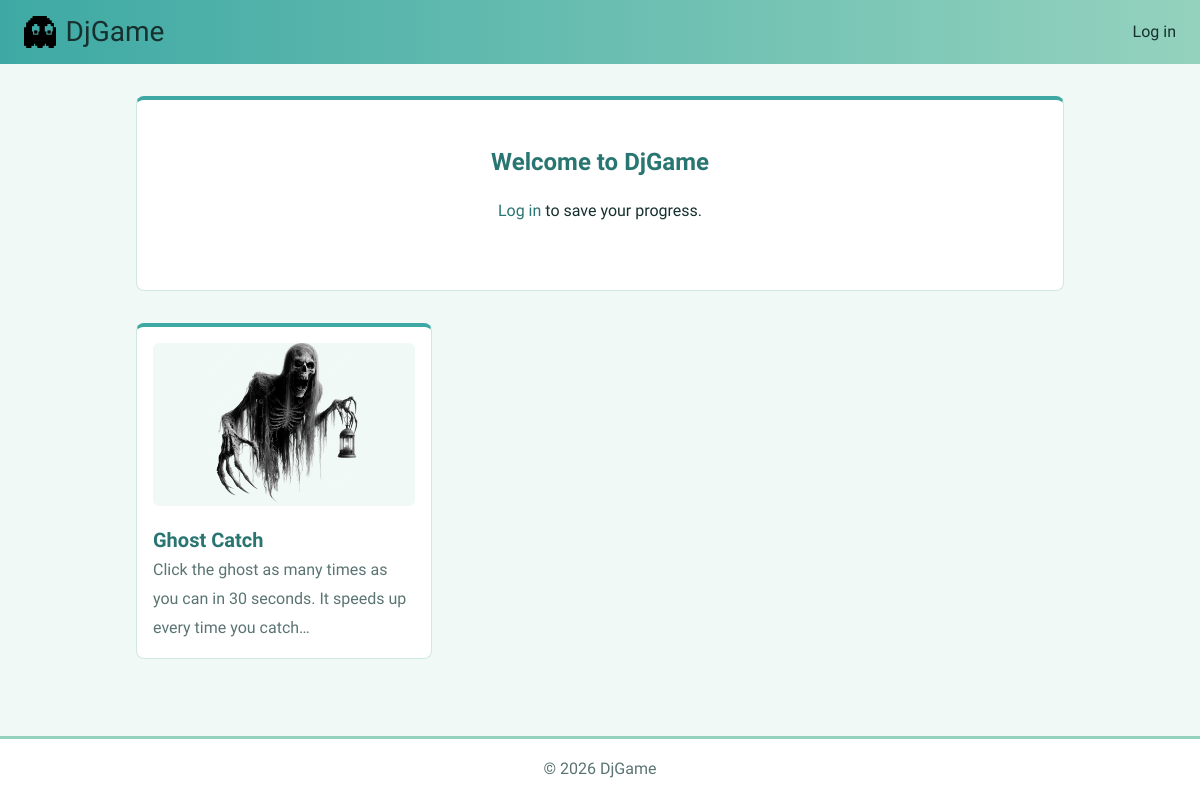
Before: / with the older database file.
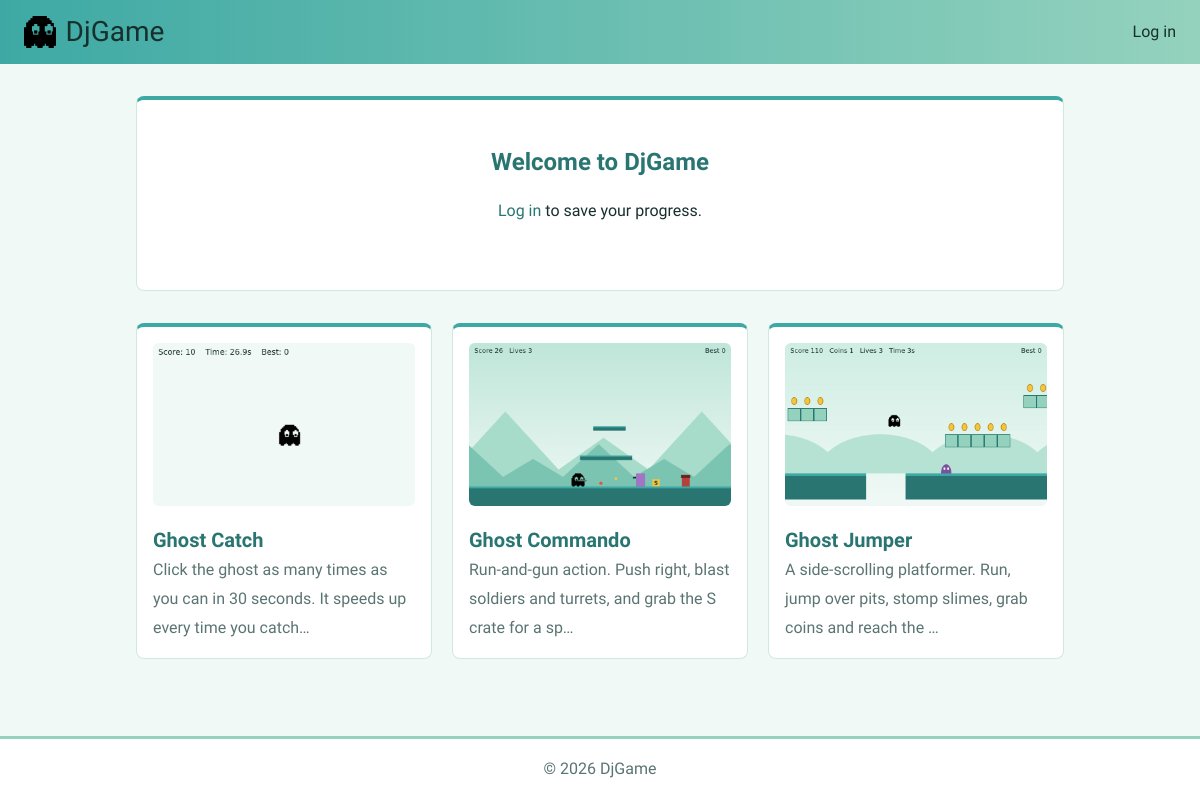
After: the same page with the newer database file.
### djgame/apps/game/models/game.py (models this page shows, shortened)
class Game(ModelAbstractBase):
    slug = models.SlugField(
        unique=True,
        help_text="Used in the URL: /games/<slug>/"
    )
    title = models.CharField(
        max_length=100
    )
    description = models.TextField(
        blank=True
    )
    thumbnail = models.FileField(
        upload_to='game/thumbnails/',
        blank=True,
        validators=[FileExtensionValidator(['png', 'jpg', 'jpeg', 'gif', 'webp'])],
        help_text="Thumbnail image (PNG, JPG, GIF or WebP)"
    )
    code = models.TextField(
        help_text=(
            'JavaScript for the game. Draw on DjGame.canvas; '
            'use await DjGame.load() and DjGame.save(state) for progress.'
        )
    )
    is_active = models.BooleanField(
        default=True,
        help_text="Only active games are listed and playable"
    )
    class Meta:
        ordering = ['title']

### djgame/apps/game/api/views/index.py (the view)
class IndexView(ListView):
    template_name = 'game/index.html'
    context_object_name = 'games'
    queryset = Game.objects.filter(is_active=True).defer('code')

### djgame/apps/game/templates/game/index.html (shortened to what this page needs)
{% extends 'base.html' %}
{% load static %}
{% block content %}
    <section class="hero">
        <h1>Welcome to DjGame</h1>
        {% if user.is_authenticated %}
            <p>Ready to play, {{ user.username }}?</p>
        {% else %}
            <p><a href="{% url 'account:login' %}">Log in</a> to save your progress.</p>
        {% endif %}
    </section>
    {% static 'assets/ghost.png' as default_thumbnail %}
    <section class="game-grid">
        {% for game in games %}
            <a href="{% url 'game:play' game.slug %}" class="game-card">
                <img src="{% if game.thumbnail %}{{ game.thumbnail.url }}{% else %}{{ default_thumbnail }}{% endif %}" alt="" loading="lazy">
                <h2>{{ game.title }}</h2>
                {% if game.description %}
                    <p>{{ game.description|truncatechars:90 }}</p>
                {% endif %}
            </a>
        {% empty %}
            <p class="muted">No games yet. Add one in the admin.</p>
        {% endfor %}
    </section>
{% endblock %}

### templates/base.html (shortened to what this page needs)
{% load static %}
<!DOCTYPE html>
<html lang="en">
<head>
    <link rel="stylesheet" href="{% static 'css/style.css' %}">
</head>
<body>
    <header class="navbar">
        <a href="{% url 'game:index' %}" class="brand">
            <img src="{% static 'assets/ghost.png' %}" alt="" class="logo" width="32" height="32">
            <span>DjGame</span>
        </a>
        <nav>
            {% if user.is_authenticated %}
                <a href="{% url 'account:profile' %}">Hi, {{ user.username }}</a>
                {% if user.is_staff %}
                    <a href="{% url 'admin:index' %}">Admin Panel</a>
                {% endif %}
                <form method="post" action="{% url 'account:logout' %}" class="inline-form">
                    {% csrf_token %}
                    <button type="submit" class="link-button">Log out</button>
                </form>
            {% else %}
                <a href="{% url 'account:login' %}">Log in</a>
            {% endif %}
        </nav>
    </header>
    <main class="container">
        {% block content %}{% endblock %}
    </main>
    <footer class="footer">
        <p>&copy; {% now "Y" %} DjGame</p>
    </footer>
</body>
</html>

### static/css/style.css (style rules this page uses)
:root { --primary: #3ea9a4; --secondary: #94d2bd; --primary-dark: #287571; --primary-darker: #1f5c59; --bg: #f1f9f6; --surface: #ffffff; --text: #16302e; --muted: #5a7472; --border: #cfe9e0; --danger: #dc2626; --warning: #d97706; --font-display: "Bitcount Ink", system-ui, sans-serif; --font-body: "Playwrite CA Guides", system-ui, sans-serif; }
* { box-sizing: border-box; }
body { margin: 0; min-height: 100vh; display: flex; flex-direction: column; font-family: var(--font-body); line-height: 1.8; background: var(--bg); color: var(--text); }
a { color: var(--primary-dark); text-decoration: none; }
h1, h2, h3 { font-family: var(--font-display); font-weight: 600; font-palette: --theme-ink; line-height: 1.2; color: var(--primary-dark); }
.navbar { display: flex; align-items: center; justify-content: space-between; padding: 1rem 1.5rem; background: linear-gradient(90deg, var(--primary), var(--secondary)); color: var(--text); }
.navbar nav { display: flex; gap: 1rem; align-items: center; }
.navbar a { color: var(--text); font-weight: 500; }
.brand { display: flex; align-items: center; gap: 0.6rem; font-family: var(--font-display); font-size: 1.75rem; font-weight: 600; font-palette: --dark-ink; line-height: 1; }
.logo { width: 32px; height: 32px; }
.container { flex: 1; width: 100%; max-width: 960px; margin: 0 auto; padding: 2rem 1rem; }
.hero { text-align: center; padding: 3rem 1rem; background: var(--surface); border: 1px solid var(--border); border-top: 4px solid var(--primary); border-radius: 8px; }
.hero h1 { margin-top: 0; }
.game-grid { display: grid; grid-template-columns: repeat(auto-fill, minmax(220px, 1fr)); gap: 1.25rem; margin-top: 2rem; }
.game-card { display: block; padding: 1rem; color: var(--text); background: var(--surface); border: 1px solid var(--border); border-top: 4px solid var(--primary); border-radius: 8px; }
.game-card img { width: 100%; aspect-ratio: 16 / 10; object-fit: contain; background: var(--bg); border-radius: 6px; }
.game-card h2 { margin: 0.75rem 0 0.25rem; font-size: 1.25rem; }
.game-card p { margin: 0; color: var(--muted); }
.footer { padding: 1rem; text-align: center; color: var(--muted); background: var(--surface); border-top: 3px solid var(--secondary); }
.footer p { margin: 0; }

Changed rows visible on the page:
changed Game "Ghost Catch": thumbnail: a different picture
added Game: thumbnail (picture), title "Ghost Commando", description "Run-and-gun action. Push right, blast soldiers and turrets, and grab the S crate for a sp…"
added Game: thumbnail (picture), title "Ghost Jumper", description "A side-scrolling platformer. Run, jump over pits, stomp slimes, grab coins and reach the …"
